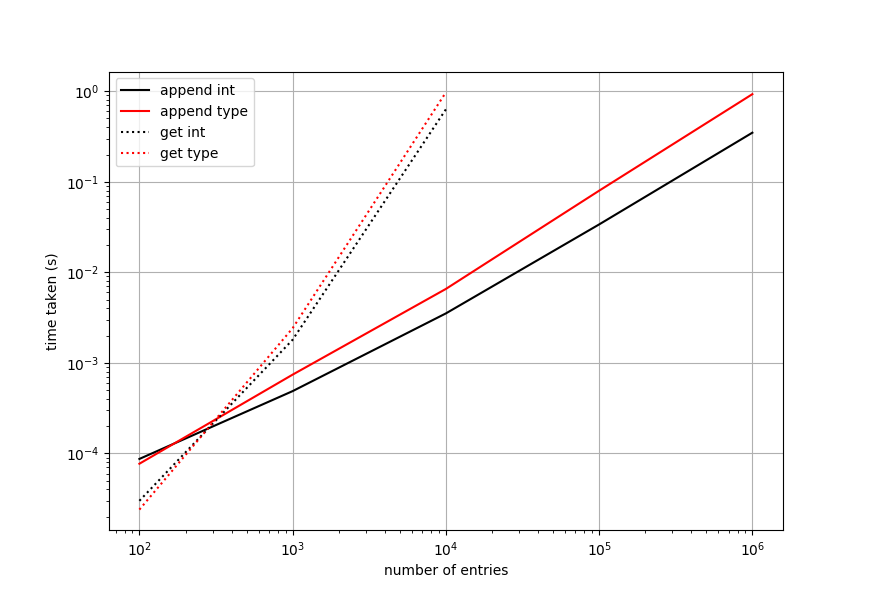

This figure's Python source:
import matplotlib.pyplot as plt


# times ran locally on my machine
# 5 repeated runs

entries = [
    100,
    1000,
    10000,
    100000,
    1000000
]

# times in seconds
int_append = [
    0.000087,
    0.000488,
    0.003520,
    0.033809,
    0.348488,
]

simple_derived_type_append = [
    0.000077,
    0.000742,
    0.006558,
    0.079720,
    0.928221
]

# too slow
int_get = [
    0.000030,
    0.001802,
    0.630823
]

# too slow
derived_get = [
    0.000024,
    0.002417,
    0.971309
]


plt.loglog(entries, int_append, 'k', label="append int")
plt.loglog(entries, simple_derived_type_append, 'r', label="append type")
plt.loglog(entries[:len(int_get)], int_get, 'k:', label="get int")
plt.loglog(entries[:len(derived_get)], derived_get, 'r:', label="get type")
plt.xlabel("number of entries")
plt.ylabel("time taken (s)")
plt.legend()
plt.grid()
plt.show()
